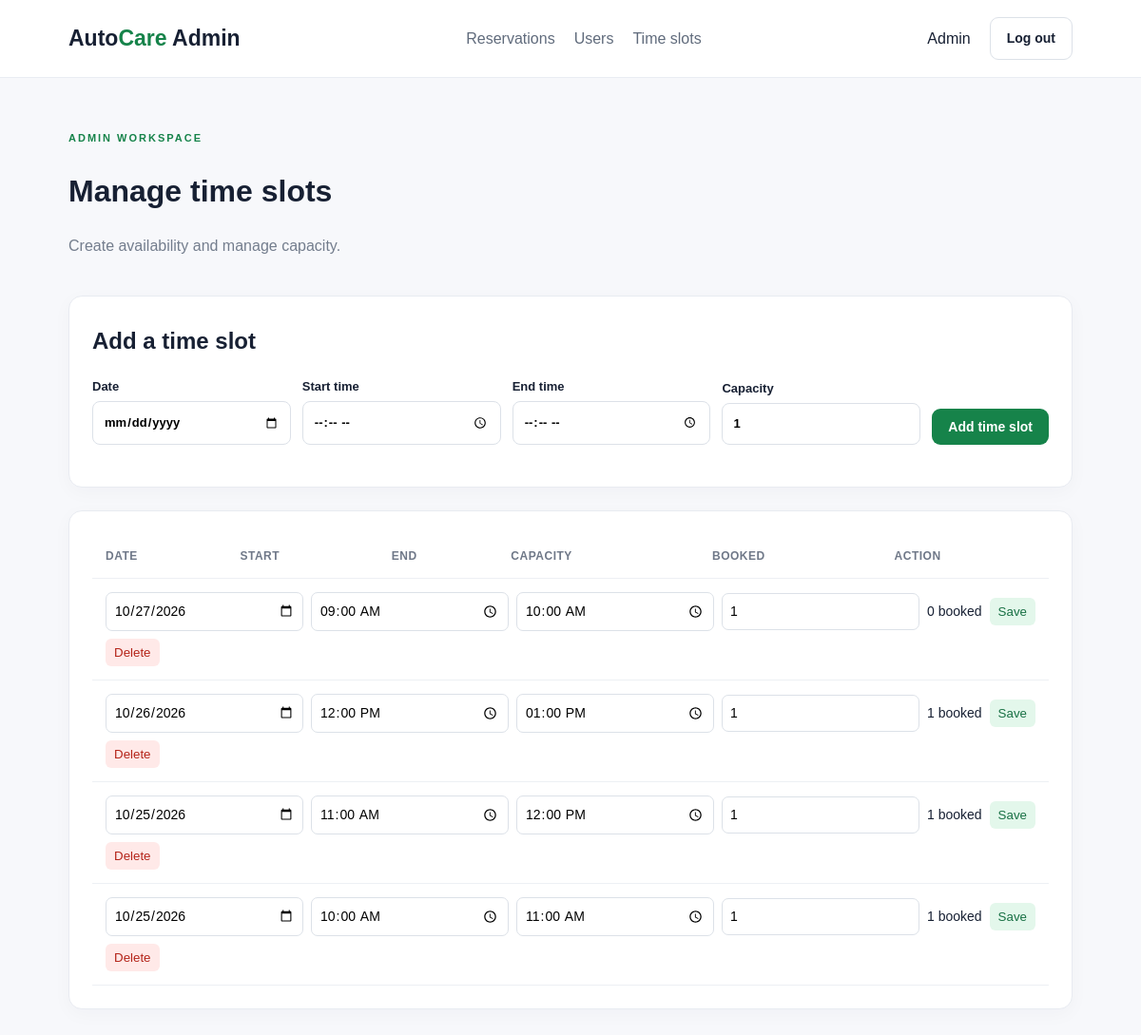
/admin/time-slots.php (signed in), run on the app's committed database.
### tables this page shows
CREATE TABLE `time_slot` (
  `id` int(11) NOT NULL AUTO_INCREMENT,
  `slot_date` date NOT NULL,
  `start_time` time NOT NULL,
  `end_time` time NOT NULL,
  `capacity` int(11) NOT NULL,
  `is_active` tinyint(1) NOT NULL DEFAULT 1,
  PRIMARY KEY (`id`),
  UNIQUE KEY `uniq_slot_date_start` (`slot_date`,`start_time`)
);

### includes.php (called while the page is built, shortened)
<?php
function e($value)
{
    return htmlspecialchars((string)$value, ENT_QUOTES, 'UTF-8');
}
?>

### classes/Reservation.php (called while the page is built, shortened)
<?php
require_once __DIR__ . "/../DB/config.php";
class Reservation
{
    private $database;
    public function __construct()
    {
        $this->database = new Db();
    }
    public function getSlots()
    {
        $slots = $this->database->run_query(
            "SELECT * FROM time_slot ORDER BY slot_date DESC, start_time DESC"
        )->fetchAll();
        foreach ($slots as $key => $slot) {
            $slots[$key]["booked"] = (int)$this->database->run_query(
                "SELECT COUNT(*) FROM reservation WHERE slot_id=? AND status IN ('pending','confirmed')",
                [$slot["id"]]
            )->fetchColumn();
        }
        return $slots;
    }
}
?>

### DB/config.php (called while the page is built)
<?php
class Db {
    private $db;
    public function __construct() {
        $this->db = new PDO(
            "mysql:host=localhost;dbname=car_maintenance_booking;charset=utf8mb4",
            "root",
            "",
            [PDO::ATTR_ERRMODE => PDO::ERRMODE_EXCEPTION, PDO::ATTR_DEFAULT_FETCH_MODE => PDO::FETCH_ASSOC]
        );
    }
    public function run_query(string $query, array $param = []) {
        $stmt = $this->db->prepare($query);
        $stmt->execute($param);
        return $stmt;
    }
   }
?>

### admin/time-slots.php (the view, shortened to what this page needs)
<?php
require_once __DIR__ . '/../includes.php';
require_once __DIR__ . '/../classes/Reservation.php';
$reservation = new Reservation();
$slots = $reservation->getSlots();
?>
<!doctype html><html lang="en"><head><link rel="stylesheet" href="../assets/style.css?v=20261023-r2"></head><body>
<header class="site-header"><a class="brand" href="../index.php">Auto<span>Care</span> Admin</a><nav><a href="dashboard.php">Reservations</a><a href="users.php">Users</a><a href="time-slots.php">Time slots</a></nav><div class="header-actions"><span><?= e($_SESSION['name'] ?? '') ?></span><a class="btn btn-outline" href="../logout.php">Log out</a></div></header>
<main class="dashboard-wrap"><div class="page-title-row"><div><span class="eyebrow">ADMIN WORKSPACE</span><h1>Manage time slots</h1><p>Create availability and manage capacity.</p></div></div>
<section class="panel"><h2>Add a time slot</h2><form method="post" class="filter-form slot-form"><label>Date<input type="date" name="slot_date" min="<?= date('Y-m-d') ?>" required></label><label>Start time<input type="time" name="start_time" required></label><label>End time<input type="time" name="end_time" required></label><label>Capacity<input type="number" name="capacity" min="1" value="1" required></label><button class="btn btn-primary" type="submit">Add time slot</button></form></section>
<section class="panel"><div class="table-scroll"><table><thead><tr><th>Date</th><th>Start</th><th>End</th><th>Capacity</th><th>Booked</th><th>Action</th></tr></thead><tbody><?php foreach ($slots as $slot): ?><tr><td colspan="6"><form method="post" class="slot-edit-form"><input type="hidden" name="update_id" value="<?= e($slot['id']) ?>"><label><span class="sr-only">Date</span><input type="date" name="slot_date" value="<?= e($slot['slot_date']) ?>" required></label><label><span class="sr-only">Start</span><input type="time" name="start_time" value="<?= e(substr($slot['start_time'],0,5)) ?>" required></label><label><span class="sr-only">End</span><input type="time" name="end_time" value="<?= e(substr($slot['end_time'],0,5)) ?>" required></label><label><span class="sr-only">Capacity</span><input type="number" name="capacity" min="1" value="<?= e($slot['capacity']) ?>" required></label><span><?= e($slot['booked']) ?> booked</span><button class="table-button" type="submit">Save</button></form><form method="post" class="slot-delete-form"><input type="hidden" name="delete_id" value="<?= e($slot['id']) ?>"><button class="table-button danger" type="submit">Delete</button></form></td></tr><?php endforeach; ?><?php if (!$slots): ?><tr><td colspan="6">No time slots yet.</td></tr><?php endif; ?></tbody></table></div></section></main></body></html>

### assets/style.css (style rules this page uses)
* { box-sizing:border-box }
body { margin:0;font-family:Arial,Helvetica,sans-serif;color:#172033;background:#f7f8fb;line-height:1.5 }
a { color:inherit;text-decoration:none }
.site-header { display:flex;align-items:center;justify-content:space-between;gap:24px;padding:18px 6%;background:#fff;border-bottom:1px solid #e9edf3;flex-wrap:wrap }
.brand { font-size:23px;font-weight:800;color:#172033 }
.brand span { color:#16834a }
.site-header nav,.header-actions { display:flex;align-items:center;gap:20px }
.site-header nav a { color:#606b7c }
.btn { display:inline-block;border:0;border-radius:9px;padding:11px 17px;font-weight:700;cursor:pointer;font-size:14px }
.btn-primary { background:#16834a;color:white }
.btn-outline { border:1px solid #dce1e8;background:white }
.eyebrow { font-size:11px;font-weight:800;letter-spacing:2px;color:#16834a }
.section,.dashboard-wrap { padding:50px 6%;max-width:1400px;margin:auto }
.section-heading,.page-title-row { display:flex;justify-content:space-between;align-items:center;margin-bottom:24px;gap:20px }
.section h2,.panel h2 { margin:5px 0 20px }
.service-card,.panel,.auth-card { background:#fff;border:1px solid #e8ebf1;border-radius:14px;padding:24px;box-shadow:0 5px 20px #18233a08 }
.service-card p,.page-title-row p,.auth-card p { color:#737d8d }
.panel { margin-bottom:24px }
.table-scroll { overflow-x:auto }
table { width:100%;border-collapse:collapse;min-width:680px }
th,td { text-align:left;padding:14px;border-bottom:1px solid #edf0f4;font-size:14px }
th { color:#6f7888;font-size:12px;text-transform:uppercase;letter-spacing:.5px }
.table-button { border:0;border-radius:6px;padding:7px 9px;background:#e3f7eb;color:#187044;cursor:pointer }
.table-button.danger { background:#ffe9e8;color:#b42318 }
.filter-form { display:flex;align-items:flex-end;gap:12px;flex-wrap:wrap;margin-bottom:20px }
.filter-form label { display:flex;flex-direction:column;gap:6px;min-width:220px;flex:1;font-size:13px;font-weight:700 }
.filter-form input,.filter-form select { width:100%;padding:11px;border:1px solid #dce1e8;border-radius:8px;background:#fff;font:inherit }
.slot-form label { min-width:140px }
.slot-edit-form { display:grid;grid-template-columns:repeat(4,minmax(105px,1fr)) auto auto;align-items:center;gap:8px }
.slot-edit-form input { width:100%;padding:8px;border:1px solid #dce1e8;border-radius:7px;font:inherit }
.slot-delete-form { display:inline-flex;margin:8px 0 0 }

### data on the page
time_slot: slot_date "10/27/2026", start_time "09:00", end_time "10:00", capacity "1", booked "0"
time_slot: slot_date "10/26/2026", start_time "12:00", end_time "13:00", capacity "1"
time_slot: slot_date "10/25/2026", start_time "11:00", end_time "12:00", capacity "1"
time_slot: slot_date "10/25/2026", start_time "10:00", end_time "11:00", capacity "1"

### other printed values
$_SESSION['name'] "Admin"
